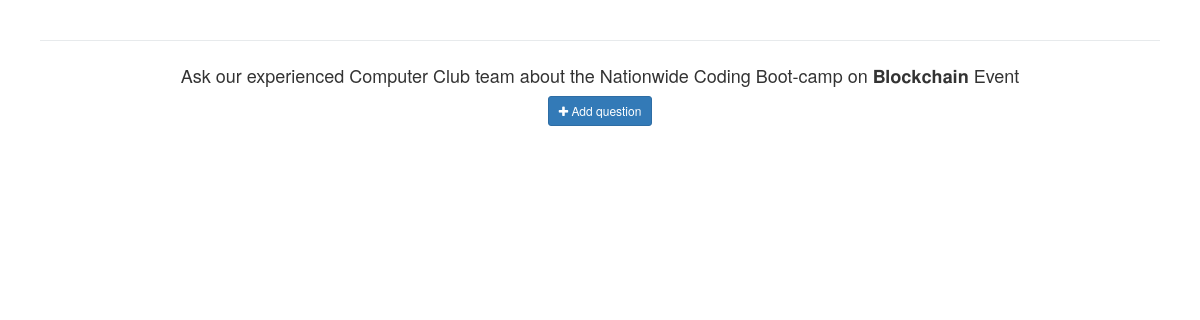
/Faqs.php?eid=104, run on the app's committed database.
### tables this page shows
CREATE TABLE `events` (
  `EventID` int(11) NOT NULL,
  `EventName` varchar(100) NOT NULL,
  `EventDescription` varchar(500) NOT NULL,
  `EventGuest` varchar(500) NOT NULL,
  `EventBudget` varchar(50) NOT NULL,
  `EventFileBanner` varchar(100) DEFAULT NULL,
  `EventFileBadge` varchar(100) DEFAULT NULL,
  `ShortDescription` varchar(100) DEFAULT NULL,
  `OrganizerID` int(11) DEFAULT NULL
);

CREATE TABLE `organizer` (
  `OrganizerID` int(11) NOT NULL,
  `OrganizerName` varchar(100) NOT NULL,
  `OrganizerEmail` varchar(50) NOT NULL,
  `OrganizerContactNumber` varchar(20) NOT NULL,
  `OrganizerFileLogo` varchar(100) DEFAULT NULL,
  `OrganizerDescription` varchar(500) NOT NULL,
  `OrganizerPass` varchar(100) DEFAULT NULL
);

### Faqs.php (the view, shortened to what this page needs)
<?php
    $servername = 'localhost';
    $username = 'root';
    $password = '';
    $database = 'eventadministration';
    $conn = mysqli_connect($servername,$username,$password,$database);
   $eid = $_GET['eid'];
 ?>
<!DOCTYPE html>
<html lang="en">
  <head>
    <link
      href="https://netdna.bootstrapcdn.com/bootstrap/3.3.6/css/bootstrap.min.css"
      rel="stylesheet"
    />
  </head>
  <body>
    <link
      href="https://maxcdn.bootstrapcdn.com/font-awesome/4.3.0/css/font-awesome.min.css"
      rel="stylesheet"
    />
    <div class="container">
      <div class="row">
        <div class="col-md-12">
          <div class="wrapper wrapper-content animated fadeInRight">
            <div class="ibox-content m-b-sm border-bottom">
              <div class="text-center p-lg">
                <h4>
                <?php
$query = "SELECT *
FROM events JOIN organizer on events.OrganizerID=organizer.OrganizerID
where EventID=$eid";
$result2 = mysqli_query($conn,$query);
  if(mysqli_num_rows($result2) > 0)
  {
  while($row = mysqli_fetch_assoc($result2)){
   echo '<p>Ask our experienced '. $row["OrganizerName"] .' team about the '. $row["EventName"] .' Event </p>';
  }
}
?>
                <button
                  title="Ask your question"
                  class="btn btn-primary btn-sm"
                  data-toggle="modal"
                  data-target="#exampleModal"
                >
                  <i class="fa fa-plus"></i>
                  <span class="bold">Add question</span>
                </button>
              </div>
            </div>
<br>
          </div>
        </div>
      </div>
    </div>
  </body>
</html>

### Faqs.php (style rules this page uses)
body { margin-top: 20px; background: url("img/prev.jpg"); }
.m-b-sm { margin-bottom: 10px; }
.ibox-content { background-color: #ffffff; color: inherit; padding: 15px 20px 20px 20px; border-color: #e7eaec; border-image: none; border-style: solid solid none; border-width: 1px 0; }
.wrapper { padding: 0 20px; }
.wrapper-content { padding: 20px 10px 40px; }

### data on the page
events: OrganizerID.OrganizerName "Computer Club", EventName "Nationwide Coding Boot-camp on 𝐁𝐥𝐨𝐜𝐤𝐜𝐡𝐚𝐢𝐧"
